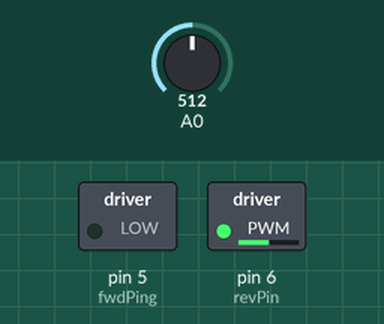
Simulated run of this sketch. Board: Arduino Uno, built with avr-gcc and run on an emulated ATmega328P. On the bench: switched loads named in the sketch (green lamp = pin HIGH). The test bench sets the inputs (shaded band); at power-on: A0 = 512.

Above: at 1.2 s.
1.3 s: A0 set to 716
At 2.0 s:
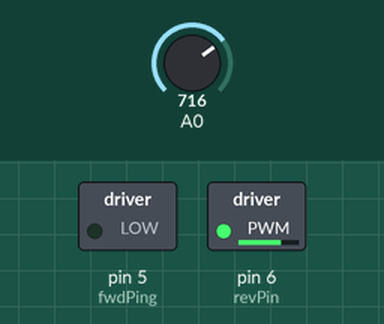
2.8 s: A0 set to 900
At 3.2 s:
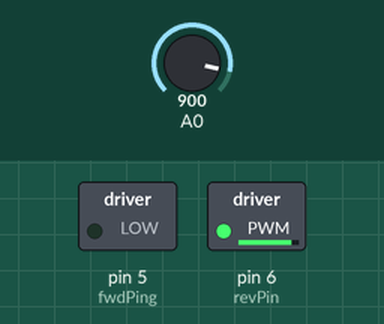
4.3 s: A0 set to 122
At 5.5 s:
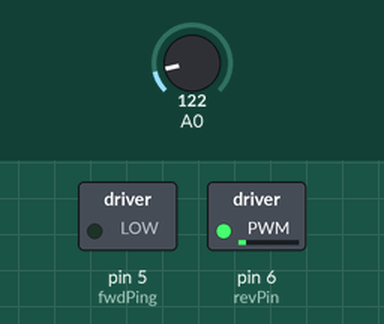
5.8 s: A0 set to 0
At 6.8 s:
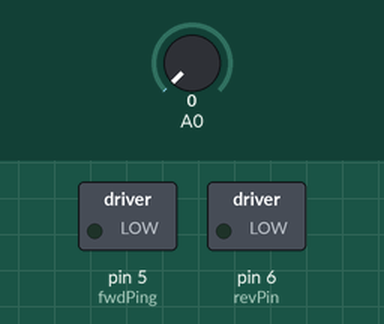
Timing chart, 0 to 8.3 s (numbered marks = the images above; inputs shaded):
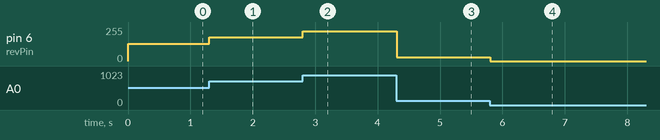

The sketch:

Brushless-motor__algorithm_.ino
```cpp
int potIn;
int fwdPing = 5;
int revPin = 6;


void setup()
{
  pinMode(fwdPing , OUTPUT);
  pinMode(revPin, OUTPUT);

}

void loop()
{
  potIn = analogRead(A0);
  int output = potIn /4;
  analogWrite(revPin,output);
  delay(100);
}
```

Measured:
- after the input at 1.3 s, pin 6 (revPin): 128/255 → 179/255 at once
- after the input at 2.8 s, pin 6 (revPin): 179/255 → 225/255 at once
- after the input at 4.3 s, pin 6 (revPin): 225/255 → 30/255 at once
- after the input at 5.8 s, pin 6 (revPin): 30/255 → 0/255 at once
